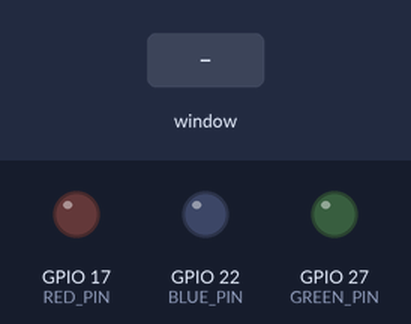
Recording of a program running on a simulated Raspberry Pi (BCM pin numbers). Shown: output pins drawn as LEDs (lit = HIGH). The inputs (shaded band) are chosen by the test bench. The desktop window is not drawn, its controls go by their first labels and the mouse button is held 0.15 s.

Above: at 1.2 s.
1.3 s: control labelled "Red LED" in the window clicked
At 1.6 s:
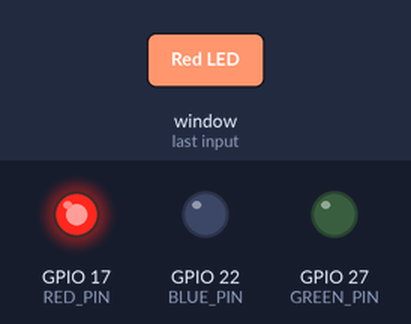
2.8 s: control labelled "Green LED" in the window clicked
At 4.0 s:
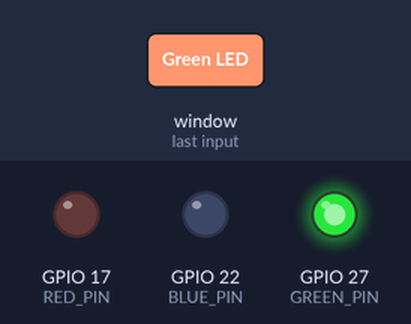
4.3 s: control labelled "Blue LED" in the window clicked
At 5.1 s:
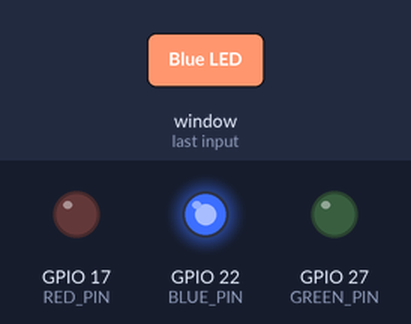
Timing chart, 0 to 7.3 s (numbered marks = the images above; inputs shaded):
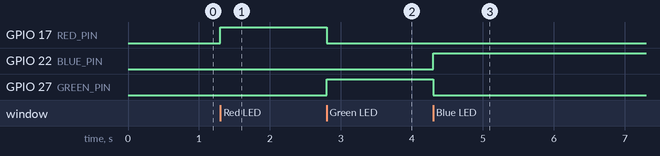

The program:

led_selector.py
```python
from PyQt5 import QtCore, QtGui, QtWidgets
import RPi.GPIO as GPIO

GPIO.setmode(GPIO.BCM)

RED_PIN = 17
GREEN_PIN = 27
BLUE_PIN = 22

GPIO.setup(RED_PIN, GPIO.OUT)
GPIO.setup(GREEN_PIN, GPIO.OUT)
GPIO.setup(BLUE_PIN, GPIO.OUT)

GPIO.output(RED_PIN, GPIO.LOW)
GPIO.output(GREEN_PIN, GPIO.LOW)
GPIO.output(BLUE_PIN, GPIO.LOW)

class Ui_MainWindow(object):
    def setupUi(self, MainWindow):
        MainWindow.setObjectName("MainWindow")
        MainWindow.resize(184, 208)
        self.centralwidget = QtWidgets.QWidget(MainWindow)
        self.centralwidget.setObjectName("centralwidget")
        self.layoutWidget = QtWidgets.QWidget(self.centralwidget)
        self.layoutWidget.setGeometry(QtCore.QRect(30, 20, 110, 89))
        self.layoutWidget.setObjectName("layoutWidget")
        self.verticalLayout = QtWidgets.QVBoxLayout(self.layoutWidget)
        self.verticalLayout.setContentsMargins(0, 0, 0, 0)
        self.verticalLayout.setObjectName("verticalLayout")
        self.btnRed = QtWidgets.QRadioButton(self.layoutWidget, toggled = lambda: self.red_clicked())
        self.btnRed.setObjectName("btnRed")
        self.verticalLayout.addWidget(self.btnRed)
        self.btnGreen = QtWidgets.QRadioButton(self.layoutWidget, toggled = lambda: self.green_clicked())
        self.btnGreen.setObjectName("btnGreen")
        self.verticalLayout.addWidget(self.btnGreen)
        self.btnBlue = QtWidgets.QRadioButton(self.layoutWidget,  toggled = lambda: self.blue_clicked())
        self.btnBlue.setObjectName("btnBlue")
        self.verticalLayout.addWidget(self.btnBlue)
        self.btnClose = QtWidgets.QPushButton(self.centralwidget, clicked = lambda: self.close_app())
        self.btnClose.setGeometry(QtCore.QRect(50, 130, 75, 23))
        self.btnClose.setObjectName("btnClose")
        MainWindow.setCentralWidget(self.centralwidget)
        self.statusbar = QtWidgets.QStatusBar(MainWindow)
        self.statusbar.setObjectName("statusbar")
        MainWindow.setStatusBar(self.statusbar)

        self.retranslateUi(MainWindow)
        QtCore.QMetaObject.connectSlotsByName(MainWindow)

    def retranslateUi(self, MainWindow):
        _translate = QtCore.QCoreApplication.translate
        MainWindow.setWindowTitle(_translate("MainWindow", "LED Selector"))
        self.btnRed.setText(_translate("MainWindow", "Red LED"))
        self.btnGreen.setText(_translate("MainWindow", "Green LED"))
        self.btnBlue.setText(_translate("MainWindow", "Blue LED"))
        self.btnClose.setText(_translate("MainWindow", "Close"))

    def red_clicked(self):
        GPIO.output(GREEN_PIN, GPIO.LOW)
        GPIO.output(BLUE_PIN, GPIO.LOW)
        GPIO.output(RED_PIN, GPIO.HIGH)

    def green_clicked(self):
        GPIO.output(RED_PIN, GPIO.LOW)
        GPIO.output(BLUE_PIN, GPIO.LOW)
        GPIO.output(GREEN_PIN, GPIO.HIGH)

    def blue_clicked(self):
        GPIO.output(GREEN_PIN, GPIO.LOW)
        GPIO.output(RED_PIN, GPIO.LOW)
        GPIO.output(BLUE_PIN, GPIO.HIGH)

    def close_app(self):
        sys.exit()

if __name__ == "__main__":
    import sys
    app = QtWidgets.QApplication(sys.argv)
    MainWindow = QtWidgets.QMainWindow()
    ui = Ui_MainWindow()
    ui.setupUi(MainWindow)
    MainWindow.show()
    sys.exit(app.exec_())
```

Measured:
- after the input at 1.3 s, GPIO 17 (RED_PIN): LOW → HIGH at once
- after the input at 2.8 s, GPIO 17 (RED_PIN): HIGH → LOW at once; GPIO 27 (GREEN_PIN): LOW → HIGH at once
- after the input at 4.3 s, GPIO 22 (BLUE_PIN): LOW → HIGH at once; GPIO 27 (GREEN_PIN): HIGH → LOW at once
